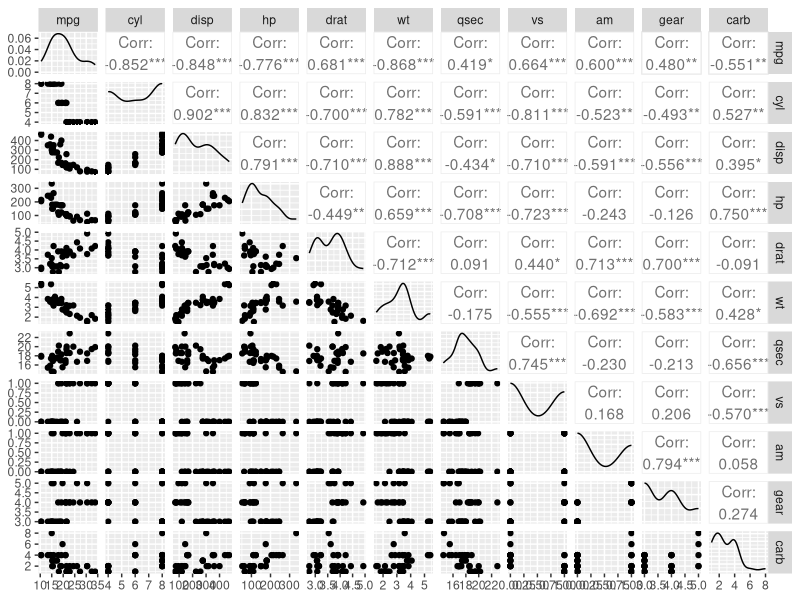
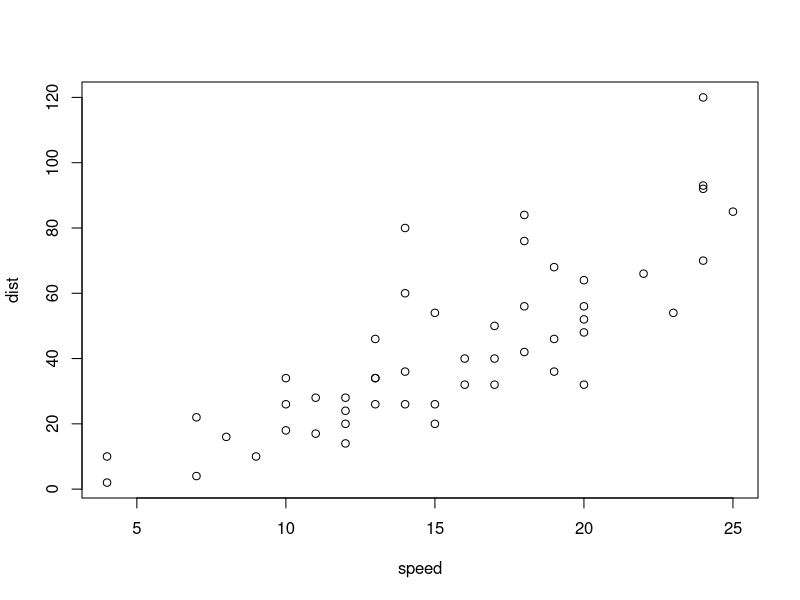

The R source for these figures, in order:
## ---- chunk 1

library(ggplot2)
library(GGally)
str(mtcars)

data <- mtcars

data$trans <- ifelse(mtcars$am==0, "Auto", "Manual")
data <- data[, -9]

str(data)

ggpairs(mtcars)

fit.by.am <- lm(mpg~as.factor(am), data=mtcars)
summary(fit.by.am)

fit.by.all <- lm (mpg~., data=mtcars)
summary(fit.by.all)
## ---- chunk 2
plot(cars)
